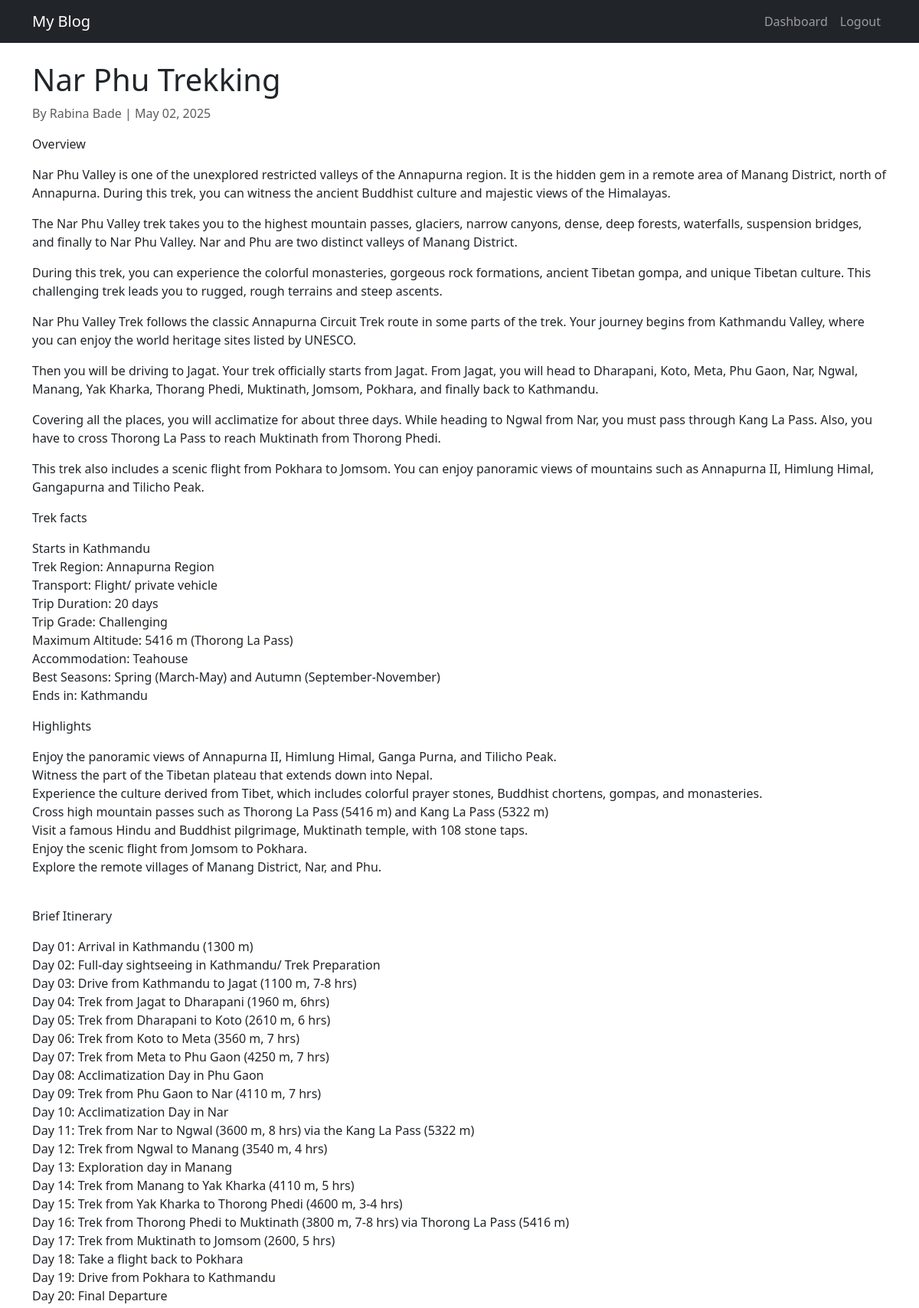
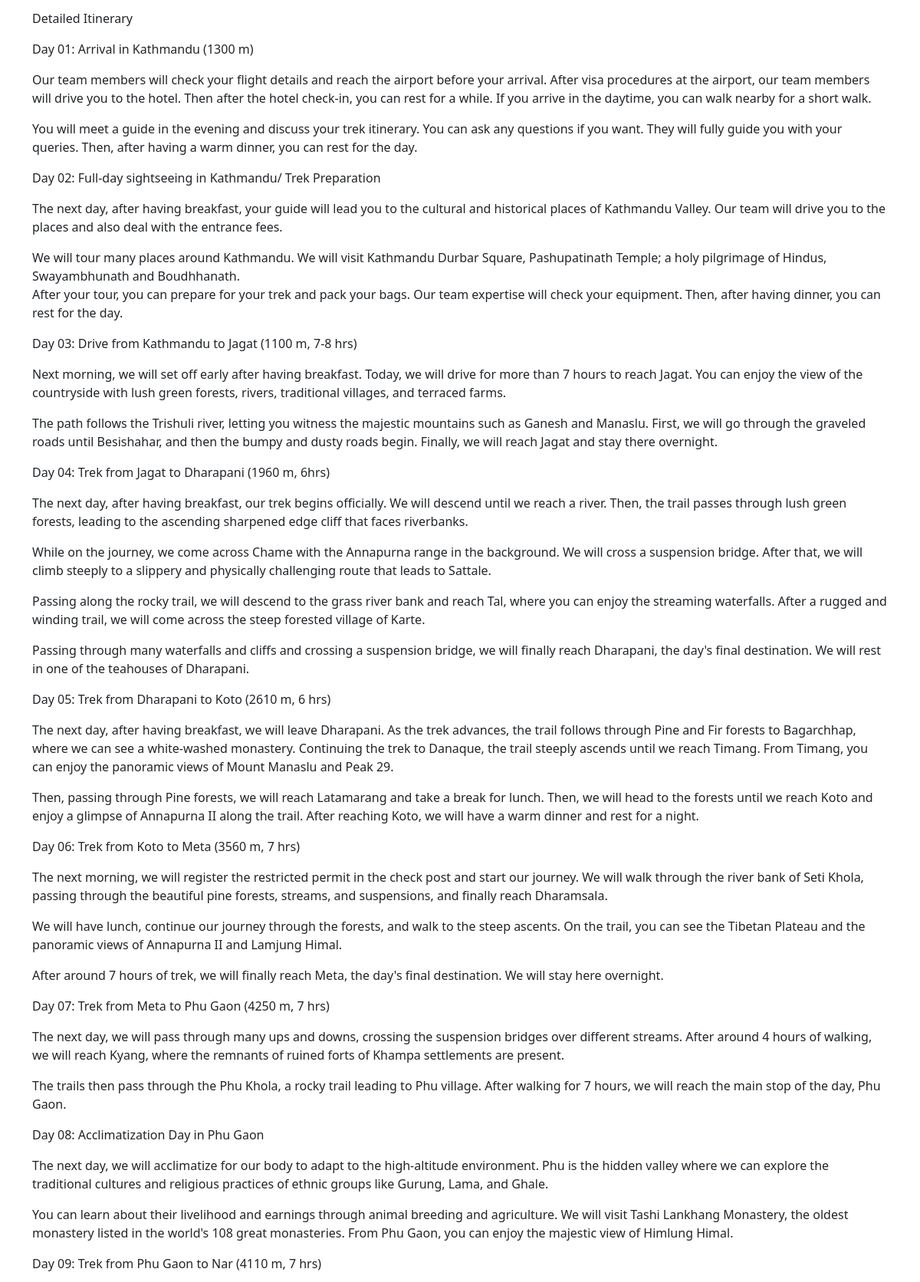
/post/2/ (signed in, upper part), run on the app's committed database (2 pictures, top to bottom).
### blog/models.py (models this page shows, shortened)
class BlogPost(models.Model):
    title = models.CharField(max_length=200)
    description = models.TextField()
    publish_date = models.DateTimeField(auto_now_add=True)
    author = models.ForeignKey(User, on_delete=models.CASCADE)
    category = models.ForeignKey(Category, on_delete=models.SET_NULL, null=True)
    image = models.ImageField(upload_to='blog_images/', blank=True, null=True)
    is_published = models.BooleanField(default=True)

class User(AbstractUser):
    full_name = models.CharField(max_length=255)
    email = models.EmailField(unique=True)
    USERNAME_FIELD = 'email'
    REQUIRED_FIELDS = ['username']

### blog/views.py (the view)
# urls.py: path('post/<int:pk>/', views.post_detail, name='post_detail'),
def post_detail(request, pk):
    post = get_object_or_404(BlogPost, pk=pk)
    return render(request, 'blog/post_detail.html', {'post': post})

### blog/templates/blog/post_detail.html (shortened to what this page needs)
{% extends 'blog/base.html' %}
{% block content %}
<article class="mt-4">
  <h1>{{ post.title }}</h1>
  <p class="text-muted">By {{ post.author.full_name }} | {{ post.publish_date|date:"M d, Y" }}</p>
  <div>
    {{ post.description|linebreaks }}
  </div>
</article>
{% endblock %}

### data on the page
BlogPost: title "Nar Phu Trekking", author.full_name "Rabina Bade", publish_date "May 02, 2025", description "Overview Nar Phu Valley is one of the unexplored restricted valleys of the Annapurna region. It is the hidden gem in a remote area of Manang District, north of Annapurna. During this trek, you can witness the ancient Buddhist culture and majestic views of the Himalayas. The Nar Phu Valley trek takes you to the highest mountain passes, glaciers, narrow canyons, dense, deep forests, waterfalls, suspension bridges, and finally to Nar Phu Valley. Nar and Phu are two distinct valleys of Manang District. During this trek, you can experience the colorful monasteries, gorgeous rock formations, ancient Tibetan gompa, and unique Tibetan culture. This challenging trek leads you to rugged, rough…"
